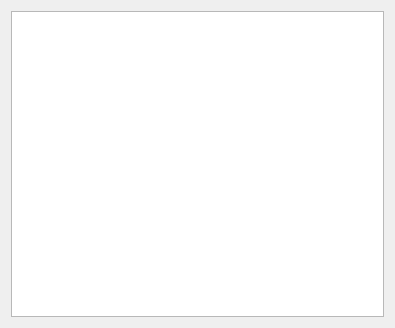
<?xml version="1.0" encoding="UTF-8"?>
<ui version="4.0">
 <class>Widget</class>
 <widget class="QWidget" name="Widget">
  <property name="geometry">
   <rect>
    <x>0</x>
    <y>0</y>
    <width>395</width>
    <height>328</height>
   </rect>
  </property>
  <property name="windowTitle">
   <string>Widget</string>
  </property>
  <layout class="QVBoxLayout" name="verticalLayout">
   <item>
    <widget class="QTreeView" name="treeView"/>
   </item>
  </layout>
 </widget>
 <resources/>
 <connections/>
</ui>
